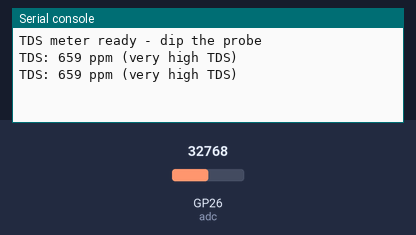
Bench run of a program on a simulated Raspberry Pi Pico running MicroPython. On the bench: the last lines printed to the serial console. The test bench sets the inputs (shaded band); at power-on: GP26 (adc) = 32768 (analog values on the 0–65535 scale).

Above: at 1.2 s.
1.3 s: GP26 (adc) set to 19660
At 3.1 s:
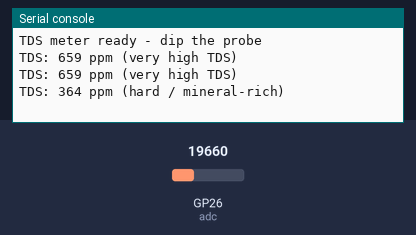
3.7 s: GP26 (adc) set to 7864
At 5.3 s:
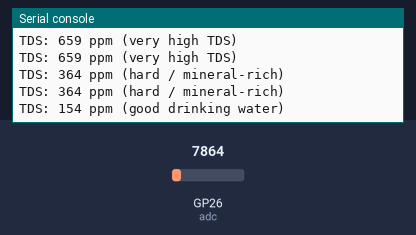
5.9 s: GP26 (adc) set to 0
At 7.5 s:
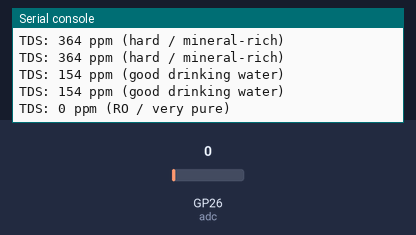

The program:

example_2.py
```python
# MicroPython example for the Raspberry Pi Pico that reads the built-in ADC, converts to voltage, computes temperature-compensated TDS ppm, and prints a simple water-quality classification.
#
# Buy this module: https://shillehtek.com/products/tds-water-sensor-module-arduino-raspberry-pi-esp32
# Full manual: https://shillehtek.com/blogs/shillehtek-product-manuals/tds-water-sensor-module-arduino-raspberry-pi-esp32-manual
# More examples: https://github.com/shillehbean/shillehtek-examples
#

# Analog TDS Meter - Pico MicroPython Example
# A->GP26 (ADC0), +->3V3(OUT), -->GND

from machine import ADC
import time

adc = ADC(26)
WATER_TEMP = 25.0

def read_volts(n=30):
    total = 0
    for _ in range(n):
        total += adc.read_u16()
        time.sleep_ms(3)
    return total / n / 65535 * 3.3

def tds_ppm(volts, temp_c):
    v = volts / (1.0 + 0.02 * (temp_c - 25.0))
    return (133.42 * v**3 - 255.86 * v**2 + 857.39 * v) * 0.5

def quality(ppm):
    if ppm < 50:   return "RO / very pure"
    if ppm < 300:  return "good drinking water"
    if ppm < 600:  return "hard / mineral-rich"
    return "very high TDS"

print("TDS meter ready - dip the probe")
while True:
    volts = read_volts()
    ppm = tds_ppm(volts, WATER_TEMP)
    print("TDS: {:.0f} ppm ({})".format(ppm, quality(ppm)))
    time.sleep(1)
```

Measured:
- after the input at 1.3 s, the serial console: prints a new line after 0.98 s (image 1)
- after the input at 3.7 s, the serial console: prints a new line after 0.76 s (image 2)
- after the input at 5.9 s, the serial console: prints a new line after 0.74 s (image 3)
